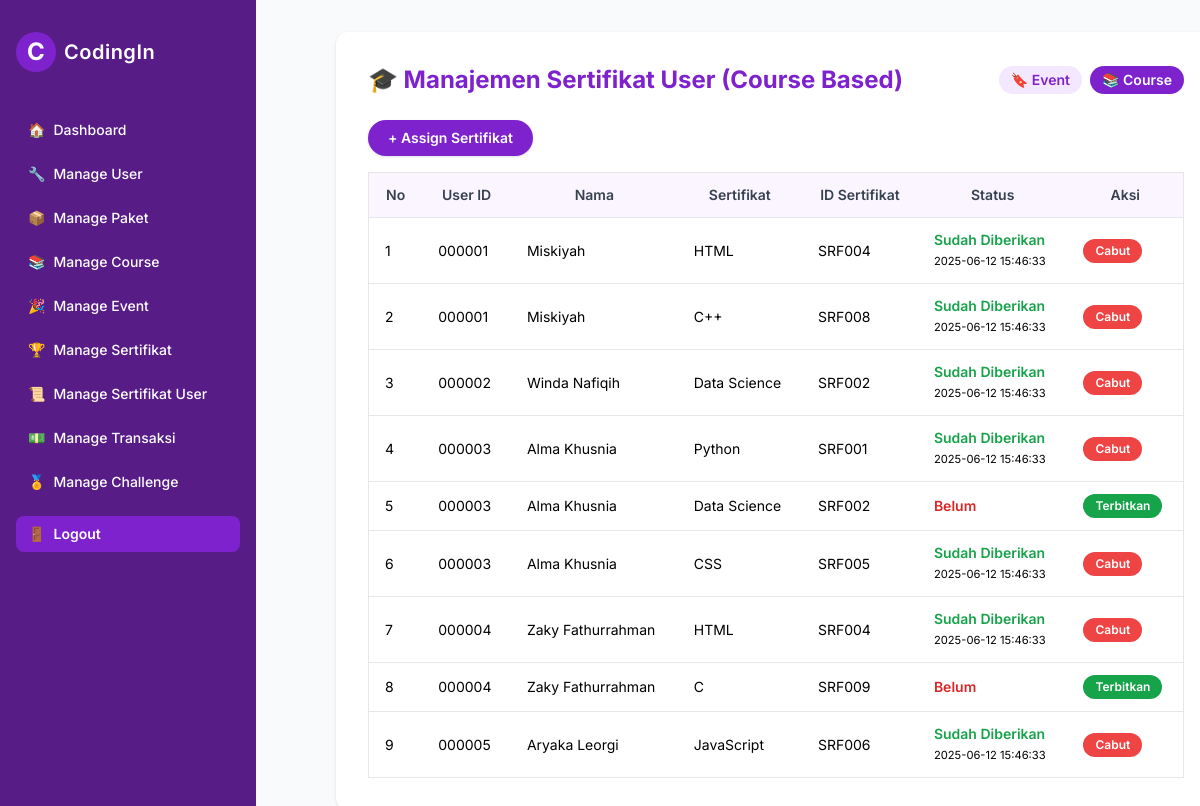
/admin/sertifusermanage/manage_sertifuser.php?tipe=course (signed in), run on the app's committed database.
### tables this page shows
CREATE TABLE `user` (
  `ID` char(6) NOT NULL,
  `First_Name` varchar(60) NOT NULL,
  `Last_Name` varchar(60) DEFAULT NULL,
  `Jenis_kelamin` char(1) NOT NULL,
  `Pekerjaan` varchar(60) NOT NULL,
  `Kota` varchar(60) NOT NULL,
  `Negara` varchar(60) NOT NULL,
  `Nomor_Telepon` varchar(15) NOT NULL,
  `Email` varchar(60) NOT NULL,
  `Tentang_Saya` varchar(150) DEFAULT NULL,
  `Tanggal_Lahir` date NOT NULL,
  `password` varchar(255) NOT NULL DEFAULT '123456',
  `Foto_Profil` VARCHAR(255) NOT NULL DEFAULT '/uploads/default.jpeg'
);

CREATE TABLE `sertifikat` (
  `ID_Sertifikat` char(8) NOT NULL,
  `Nama_Sertifikat` varchar(100) NOT NULL,
  `sertif_template` varchar(255) DEFAULT NULL
);

CREATE TABLE `sertifuser` (
  `User_ID` char(6) NOT NULL,
  `Sertifikat_ID_Sertifikat` char(6) NOT NULL,
  `tanggal_diberikan` datetime DEFAULT current_timestamp()
);

### models/sertifuser.php (called while the page is built, shortened)
<?php
class SertifUser {
    private $pdo;
    public function __construct($pdo) {
        $this->pdo = $pdo;
    }
    public function getAll($tipe = 'event') {
        if ($tipe == 'course') {
            $query = "
                SELECT
                    u.ID AS User_ID,
                    CONCAT(COALESCE(u.First_Name, ''), ' ', COALESCE(u.Last_Name, '')) AS Nama,
                    c.Nama_course,
                    s.ID_Sertifikat,
                    s.Nama_Sertifikat,
                    su.tanggal_diberikan
                FROM user u
                JOIN user_course uc ON uc.User_ID = u.ID
                JOIN courses c ON c.ID_courses = uc.Courses_ID_Courses
                JOIN sertifikat s ON s.ID_Sertifikat = c.Sertifikat_ID_sertifikat
                LEFT JOIN sertifuser su
                    ON su.User_ID = u.ID AND su.Sertifikat_ID_Sertifikat = s.ID_Sertifikat
                ORDER BY u.ID
            ";
        }
        $stmt = $this->pdo->query($query);
        return $stmt->fetchAll(PDO::FETCH_ASSOC);
    }
}

### admin/sertifusermanage/manage_sertifuser.php (the view, shortened to what this page needs)
<?php
require_once '../../config/database.php';
require_once '../../models/sertifuser.php';
$tipe = $_GET["tipe"] ?? "event";
$sertifUserModel = new SertifUser($pdo);
$rows = $sertifUserModel->getAll($tipe);
?>
<!DOCTYPE html>
<html lang="id">
<head>
  <script src="https://cdn.tailwindcss.com"></script>
</head>
<body class="bg-gray-50 min-h-screen flex">
  <?php include '../../includes/admin_sidebar.php'; ?>
  <main class="flex-1 p-8">
    <div class="bg-white rounded-xl shadow p-8 w-full max-w-5xl ml-0 md:ml-12">
      <div class="flex flex-col md:flex-row md:items-center md:justify-between mb-6 gap-4">
        <h2 class="text-2xl font-bold text-purple-700">🎓 Manajemen Sertifikat User (<?= ucfirst($tipe) ?> Based)</h2>
        <div class="flex gap-2">
          <a href="?tipe=event" class="px-3 py-1 rounded-full text-sm font-semibold <?= $tipe == 'event' ? 'bg-purple-700 text-white' : 'bg-purple-100 text-purple-700 hover:bg-purple-200' ?>">🔖 Event</a>
          <a href="?tipe=course" class="px-3 py-1 rounded-full text-sm font-semibold <?= $tipe == 'course' ? 'bg-purple-700 text-white' : 'bg-purple-100 text-purple-700 hover:bg-purple-200' ?>">📚 Course</a>
        </div>
      </div>
      <div class="mb-4">
        <a href="add_sertifuser.php" class="inline-block bg-purple-700 text-white px-5 py-2 rounded-full font-semibold hover:bg-purple-800 transition text-sm shadow">
          + Assign Sertifikat
        </a>
      </div>
      <div class="overflow-x-auto">
        <table class="min-w-full border border-gray-200 rounded-lg text-xs sm:text-sm">
          <thead class="bg-purple-50">
            <tr>
              <th class="py-3 px-4 font-semibold text-gray-700 border-b">No</th>
              <th class="py-3 px-4 font-semibold text-gray-700 border-b">User ID</th>
              <th class="py-3 px-4 font-semibold text-gray-700 border-b">Nama</th>
              <th class="py-3 px-4 font-semibold text-gray-700 border-b">Sertifikat</th>
              <th class="py-3 px-4 font-semibold text-gray-700 border-b">ID Sertifikat</th>
              <th class="py-3 px-4 font-semibold text-gray-700 border-b">Status</th>
              <th class="py-3 px-4 font-semibold text-gray-700 border-b">Aksi</th>
            </tr>
          </thead>
          <tbody class="divide-y divide-gray-200">
            <?php $no = 1; foreach ($rows as $row): ?>
              <?php $sudah_terbit = !is_null($row['tanggal_diberikan']); ?>
              <tr class="hover:bg-purple-50">
                <td class="py-3 px-4"><?= $no++ ?></td>
                <td class="py-3 px-4"><?= htmlspecialchars($row['User_ID']) ?></td>
                <td class="py-3 px-4"><?= htmlspecialchars($row['Nama']) ?></td>
                <td class="py-3 px-4"><?= htmlspecialchars($row['Nama_Sertifikat']) ?></td>
                <td class="py-3 px-4"><?= htmlspecialchars($row['ID_Sertifikat']) ?></td>
                <td class="py-3 px-4">
                  <?php if ($sudah_terbit): ?>
                    <span class="text-green-600 font-semibold">Sudah Diberikan</span><br>
                    <small><?= htmlspecialchars($row['tanggal_diberikan']) ?></small>
                  <?php else: ?>
                    <span class="text-red-600 font-semibold">Belum</span>
                  <?php endif; ?>
                </td>
                <td class="py-3 px-4">
                  <div class="flex gap-2">
                    <?php if (!$sudah_terbit): ?>
                      <form action="give_sertifuser.php" method="post" class="inline">
                        <button type="submit" class="bg-green-600 text-white px-3 py-1 rounded-full text-xs font-semibold hover:bg-green-700 transition">Terbitkan</button>
                      </form>
                    <?php else: ?>
                      <form action="cancel_sertifuser.php" method="post" class="inline" onsubmit="return confirm('Yakin ingin mencabut sertifikat ini?');">
                        <button type="submit" class="bg-red-500 text-white px-3 py-1 rounded-full text-xs font-semibold hover:bg-red-600 transition">Cabut</button>
                      </form>
                    <?php endif; ?>
                  </div>
                </td>
              </tr>
            <?php endforeach; ?>
          </tbody>
        </table>
      </div>
    </div>
  </main>
</body>
</html>

### admin/sertifusermanage/manage_sertifuser.php (style rules this page uses)
body { font-family: "Inter", sans-serif; }

### data on the page
user: ID "000001", Nama "Miskiyah", sertifikat.Nama_Sertifikat "HTML", sertifikat.ID_Sertifikat "SRF004", sertifuser.tanggal_diberikan "2025-06-12 15:46:33", sertifikat.Nama_Sertifikat "C++", sertifikat.ID_Sertifikat "SRF008"
user: ID "000002", Nama "Winda Nafiqih", sertifikat.Nama_Sertifikat "Data Science", sertifikat.ID_Sertifikat "SRF002", sertifuser.tanggal_diberikan "2025-06-12 15:46:33"
user: ID "000003", Nama "Alma Khusnia", sertifikat.Nama_Sertifikat "Python", sertifikat.ID_Sertifikat "SRF001", sertifuser.tanggal_diberikan "2025-06-12 15:46:33", sertifikat.Nama_Sertifikat "Data Science", sertifikat.ID_Sertifikat "SRF002", shows "Belum", sertifikat.Nama_Sertifikat "CSS", sertifikat.ID_Sertifikat "SRF005"
user: ID "000004", Nama "Zaky Fathurrahman", sertifikat.Nama_Sertifikat "HTML", sertifikat.ID_Sertifikat "SRF004", sertifuser.tanggal_diberikan "2025-06-12 15:46:33", sertifikat.Nama_Sertifikat "C", sertifikat.ID_Sertifikat "SRF009", shows "Belum"
user: ID "000005", Nama "Aryaka Leorgi", sertifikat.Nama_Sertifikat "JavaScript", sertifikat.ID_Sertifikat "SRF006", sertifuser.tanggal_diberikan "2025-06-12 15:46:33"

### other printed values
$tipe "Course"
